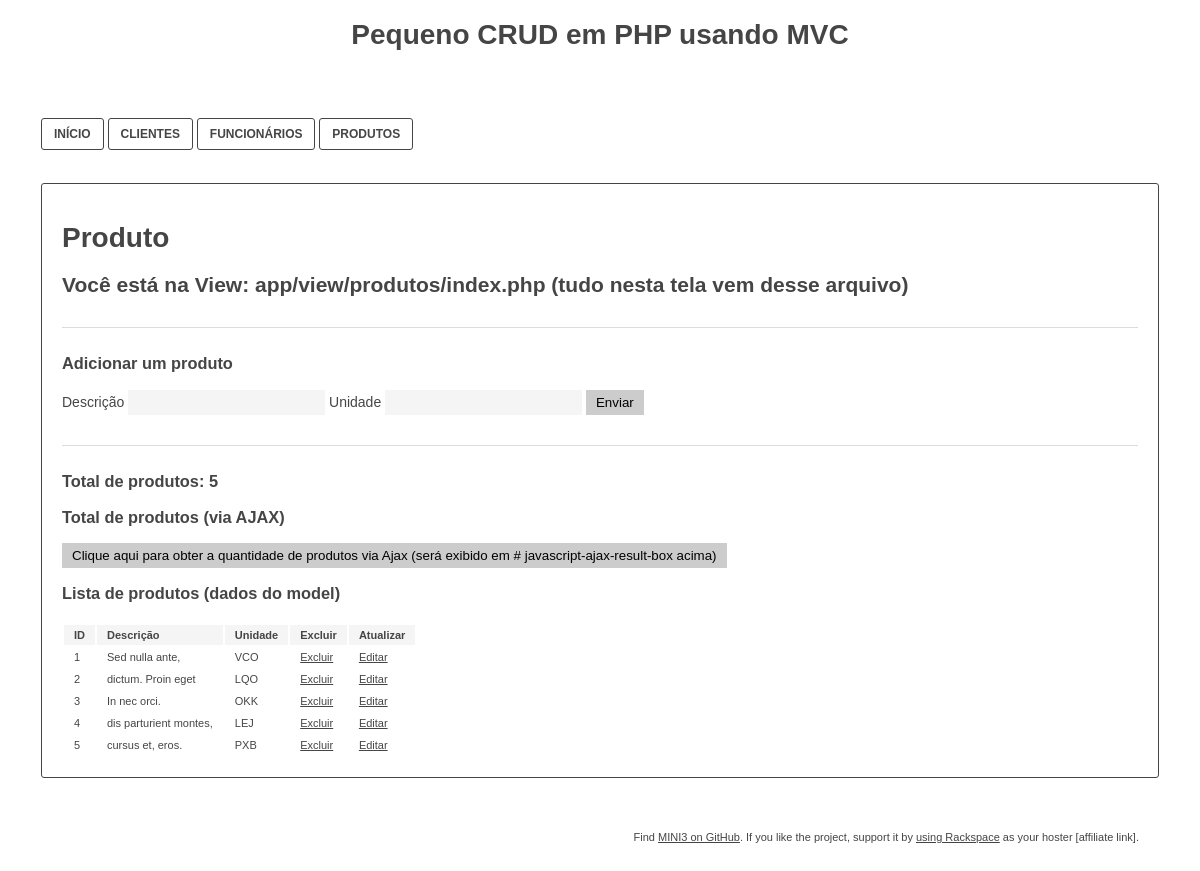
/produtos, run on the app's committed database.
### tables this page shows
CREATE TABLE IF NOT EXISTS produtos (
  id int NOT NULL AUTO_INCREMENT,
  descricao varchar(100) NOT NULL,
  unidade char(4) NOT NULL,
  PRIMARY KEY (id)
);

### app/Controller/ProdutosController.php (called while the page is built, shortened)
<?php
class ProdutosController
{
    public function index()
    {
        $Produto = new Produto();
        $produtos = $Produto->getAllProdutos();
        $amount_of_produtos = $Produto->getAmountOfProdutos();
        require APP . 'view/_templates/header.php';
        require APP . 'view/produtos/index.php';
        require APP . 'view/_templates/footer.php';
    }
}

### public/index.php (called while the page is built, shortened)
<?php
$app = new Application();

### app/Core/Model.php (called while the page is built, shortened)
<?php
class Model
{
    private function openDatabaseConnection()
    {
        $options = array(PDO::ATTR_DEFAULT_FETCH_MODE => PDO::FETCH_OBJ, PDO::ATTR_ERRMODE => PDO::ERRMODE_WARNING);
        if (DB_TYPE == "pgsql") {
            $databaseEncodingenc = " options='--client_encoding=" . DB_CHARSET . "'";
        } else {
            $databaseEncodingenc = "; charset=" . DB_CHARSET;
        }
        $this->db = new PDO(DB_TYPE . ':host=' . DB_HOST . ';dbname=' . DB_NAME . $databaseEncodingenc, DB_USER, DB_PASS, $options);
    }
}

### app/Model/Produto.php (called while the page is built, shortened)
<?php
class Produto extends Model
{
    public function getAllProdutos()
    {
        $sql = "SELECT id, descricao, unidade FROM produtos";
        $query = $this->db->prepare($sql);
        $query->execute();
        return $query->fetchAll();
    }
    public function getAmountOfProdutos()
    {
        $sql = "SELECT COUNT(id) AS amount_of_produtos FROM produtos";
        $query = $this->db->prepare($sql);
        $query->execute();
        return $query->fetch()->amount_of_produtos;
    }
}

### app/view/produtos/index.php (the view, shortened to what this page needs)
<div class="container">
    <h1>Produto</h1>
    <h2>Você está na View: app/view/produtos/index.php (tudo nesta tela vem desse arquivo)</h2>
    <div class="box">
        <h3>Adicionar um produto</h3>
        <form action="<?php echo URL; ?>produtos/add" method="POST">
            <label>Descrição</label>
            <input type="text" name="descricao" value="" required />
            <label>Unidade</label>
            <input type="text" name="unidade" value="" required />
            <input type="submit" name="submit_add_produto" value="Enviar" />
        </form>
    </div>
    <div class="box">
        <h3>Total de produtos: <?php echo $amount_of_produtos; ?></h3>
        <h3>Total de produtos (via AJAX)</h3>
        <div>
            <button id="javascript-ajax-button">Clique aqui para obter a quantidade de produtos via Ajax (será exibido em # javascript-ajax-result-box acima)</button>
        </div>
        <h3>Lista de produtos (dados do model)</h3>
        <table>
            <thead style="background-color: #ddd; font-weight: bold;">
            <tr>
                <td>ID</td>
                <td>Descrição</td>
                <td>Unidade</td>
                <td>Excluir</td>
                <td>Atualizar</td>
            </tr>
            </thead>
            <tbody>
            <?php foreach ($produtos as $produto) { ?>
                <tr>
                    <td><?php if (isset($produto->id)) echo htmlspecialchars($produto->id, ENT_QUOTES, 'UTF-8'); ?></td>
                    <td><?php if (isset($produto->descricao)) echo htmlspecialchars($produto->descricao, ENT_QUOTES, 'UTF-8'); ?></td>
                    <td><?php if (isset($produto->unidade)) echo htmlspecialchars($produto->unidade, ENT_QUOTES, 'UTF-8'); ?></td>
                    <td><a href="<?php echo URL . 'produtos/delete/' . htmlspecialchars($produto->id, ENT_QUOTES, 'UTF-8'); ?>">Excluir</a></td>
                    <td><a href="<?php echo URL . 'produtos/edit/' . htmlspecialchars($produto->id, ENT_QUOTES, 'UTF-8'); ?>">Editar</a></td>
                </tr>
            <?php } ?>
            </tbody>
        </table>
    </div>
</div>

### public/css/style.css (style rules this page uses)
body { font-family: Arial, sans-serif; font-size: 14px; color: #454545; }
.container { border: 1px solid #454545; border-radius: 3px; padding: 20px; margin: 33px; }
.container a { color: #454545; }
.container table { font-size: 11px; margin-top: 20px; }
.container table thead td { background-color: #f5f5f5; padding: 4px 10px; }
.container table tbody td { padding: 4px 10px; }
.container .box { border-top: 1px solid #ddd; padding-top: 10px; margin-top: 30px; }
.container input { background-color: #f5f5f5; border: 0; padding: 5px 10px; }
.container input[type="submit"] { background-color: #ccc; cursor: pointer; }
.container button { background-color: #ccc; border: 0; padding: 5px 10px; cursor: pointer; }

### data on the page
produtos: id "1", descricao "Sed nulla ante,", unidade "VCO"
produtos: id "2", descricao "dictum. Proin eget", unidade "LQO"
produtos: id "3", descricao "In nec orci.", unidade "OKK"
produtos: id "4", descricao "dis parturient montes,", unidade "LEJ"
produtos: id "5", descricao "cursus et, eros.", unidade "PXB"

### other printed values
$amount_of_produtos "5"
